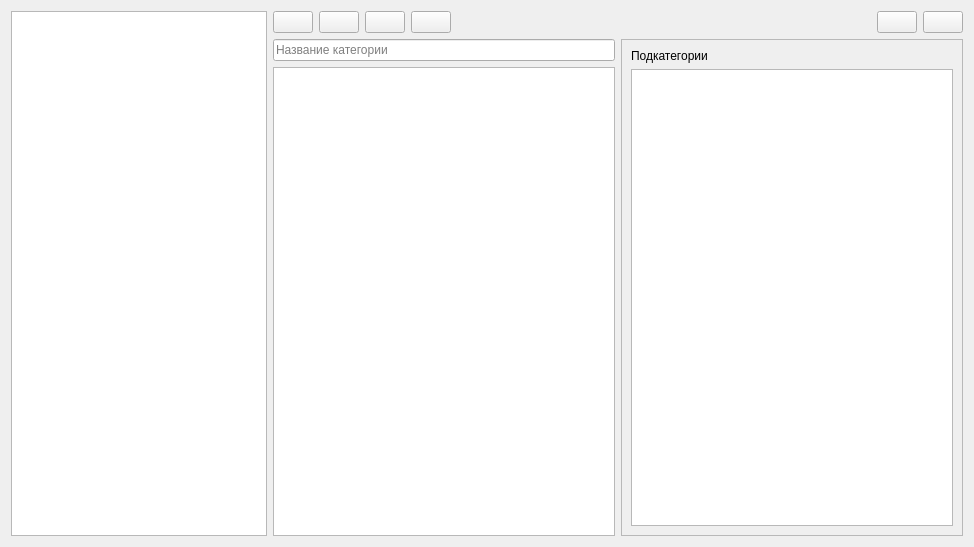
<?xml version="1.0" encoding="UTF-8"?>
<ui version="4.0">
 <class>FormCategoriesEdit</class>
 <widget class="QWidget" name="FormCategoriesEdit">
  <property name="geometry">
   <rect>
    <x>0</x>
    <y>0</y>
    <width>974</width>
    <height>547</height>
   </rect>
  </property>
  <property name="windowTitle">
   <string>Form</string>
  </property>
  <layout class="QHBoxLayout" name="horizontalLayout_3">
   <item>
    <widget class="QListWidgetAchievements" name="ListWidgetAll">
     <property name="sizePolicy">
      <sizepolicy hsizetype="Maximum" vsizetype="Expanding">
       <horstretch>0</horstretch>
       <verstretch>0</verstretch>
      </sizepolicy>
     </property>
    </widget>
   </item>
   <item>
    <layout class="QVBoxLayout" name="verticalLayout_3">
     <item>
      <layout class="QHBoxLayout" name="horizontalLayout">
       <item>
        <widget class="QPushButton" name="ButtonAddCategory">
         <property name="sizePolicy">
          <sizepolicy hsizetype="Maximum" vsizetype="Fixed">
           <horstretch>0</horstretch>
           <verstretch>0</verstretch>
          </sizepolicy>
         </property>
         <property name="toolTip">
          <string>Добавить категорию</string>
         </property>
         <property name="text">
          <string/>
         </property>
        </widget>
       </item>
       <item>
        <widget class="QPushButton" name="ButtonDeleteCategory">
         <property name="toolTip">
          <string>Удалить категорию</string>
         </property>
         <property name="text">
          <string/>
         </property>
        </widget>
       </item>
       <item>
        <widget class="QPushButton" name="ButtonDeleteAllCategories">
         <property name="sizePolicy">
          <sizepolicy hsizetype="Maximum" vsizetype="Fixed">
           <horstretch>0</horstretch>
           <verstretch>0</verstretch>
          </sizepolicy>
         </property>
         <property name="toolTip">
          <string>Удалить все категории</string>
         </property>
         <property name="text">
          <string/>
         </property>
        </widget>
       </item>
       <item>
        <widget class="QPushButton" name="ButtonChangeParent">
         <property name="text">
          <string/>
         </property>
        </widget>
       </item>
       <item>
        <widget class="QLabel" name="LabelCategoryParent">
         <property name="text">
          <string notr="true"/>
         </property>
        </widget>
       </item>
       <item>
        <spacer name="horizontalSpacer_10">
         <property name="orientation">
          <enum>Qt::Horizontal</enum>
         </property>
         <property name="sizeType">
          <enum>QSizePolicy::Expanding</enum>
         </property>
         <property name="sizeHint" stdset="0">
          <size>
           <width>40</width>
           <height>20</height>
          </size>
         </property>
        </spacer>
       </item>
       <item>
        <widget class="QPushButton" name="ButtonAcceptCategory">
         <property name="toolTip">
          <string>Применить</string>
         </property>
         <property name="text">
          <string/>
         </property>
        </widget>
       </item>
       <item>
        <widget class="QPushButton" name="ButtonCancelCategory">
         <property name="toolTip">
          <string>Отмена</string>
         </property>
         <property name="text">
          <string/>
         </property>
        </widget>
       </item>
      </layout>
     </item>
     <item>
      <layout class="QHBoxLayout" name="horizontalLayout_2">
       <item>
        <layout class="QVBoxLayout" name="verticalLayout">
         <item>
          <widget class="QLineEdit" name="LineEditTitleCategory">
           <property name="sizePolicy">
            <sizepolicy hsizetype="Minimum" vsizetype="Fixed">
             <horstretch>0</horstretch>
             <verstretch>0</verstretch>
            </sizepolicy>
           </property>
           <property name="placeholderText">
            <string>Название категории</string>
           </property>
          </widget>
         </item>
         <item>
          <widget class="QListWidgetAchievements" name="ListWidgetCategory"/>
         </item>
        </layout>
       </item>
       <item>
        <widget class="QFrame" name="FrameSubCategories">
         <property name="frameShape">
          <enum>QFrame::StyledPanel</enum>
         </property>
         <property name="frameShadow">
          <enum>QFrame::Raised</enum>
         </property>
         <layout class="QVBoxLayout" name="verticalLayout_2">
          <item>
           <widget class="QLabel" name="LabelSubCategories">
            <property name="text">
             <string>Подкатегории</string>
            </property>
           </widget>
          </item>
          <item>
           <widget class="QListWidget" name="ListWidgetSubCategories"/>
          </item>
         </layout>
        </widget>
       </item>
      </layout>
     </item>
    </layout>
   </item>
  </layout>
 </widget>
 <customwidgets>
  <customwidget>
   <class>QListWidgetAchievements</class>
   <extends>QListWidget</extends>
   <header>subWidgets/lists/qlistwidgetachievements.h</header>
  </customwidget>
 </customwidgets>
 <resources/>
 <connections/>
</ui>
